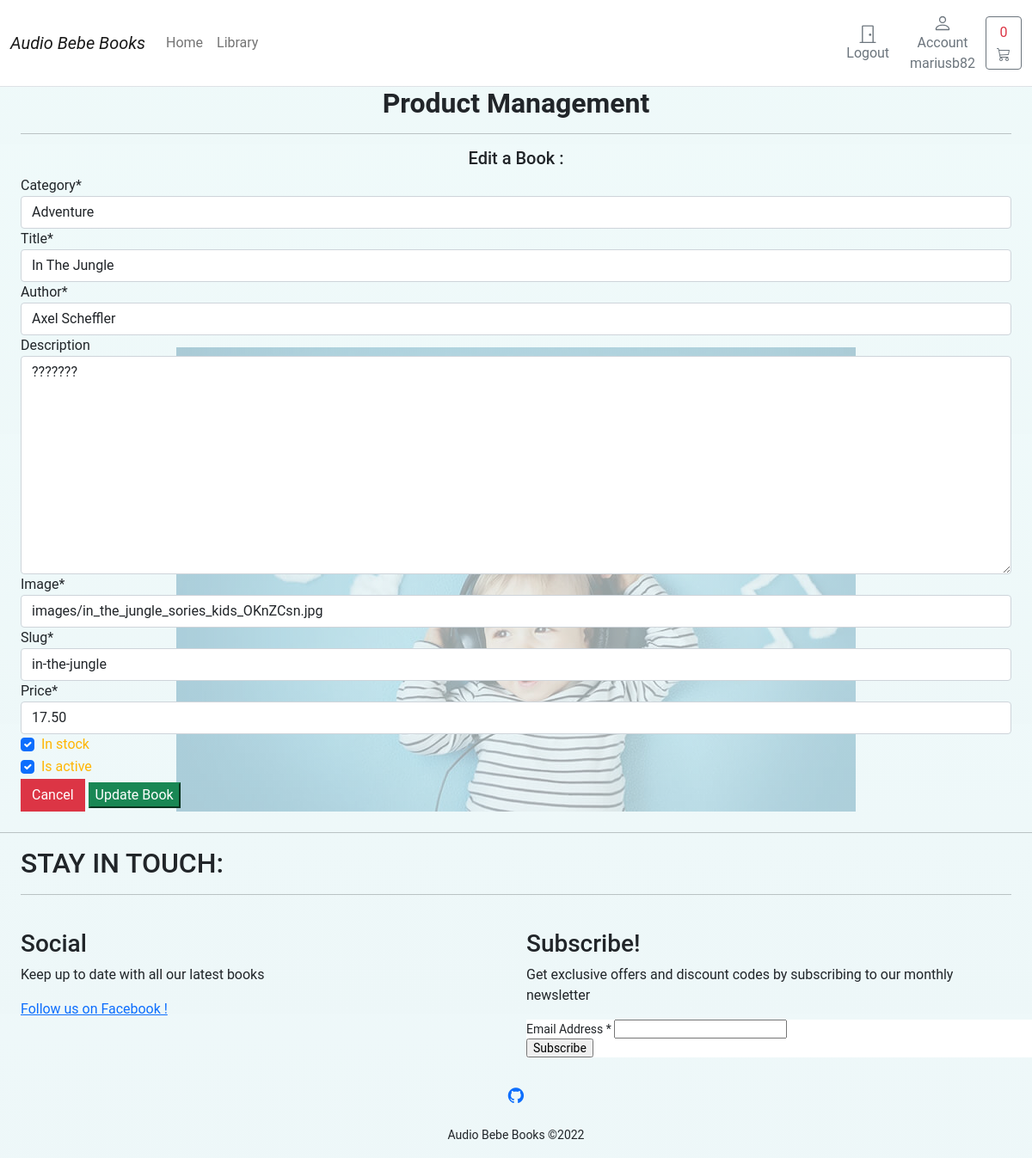
/edit/8/ (signed in), run on an earlier commit of the app's database.
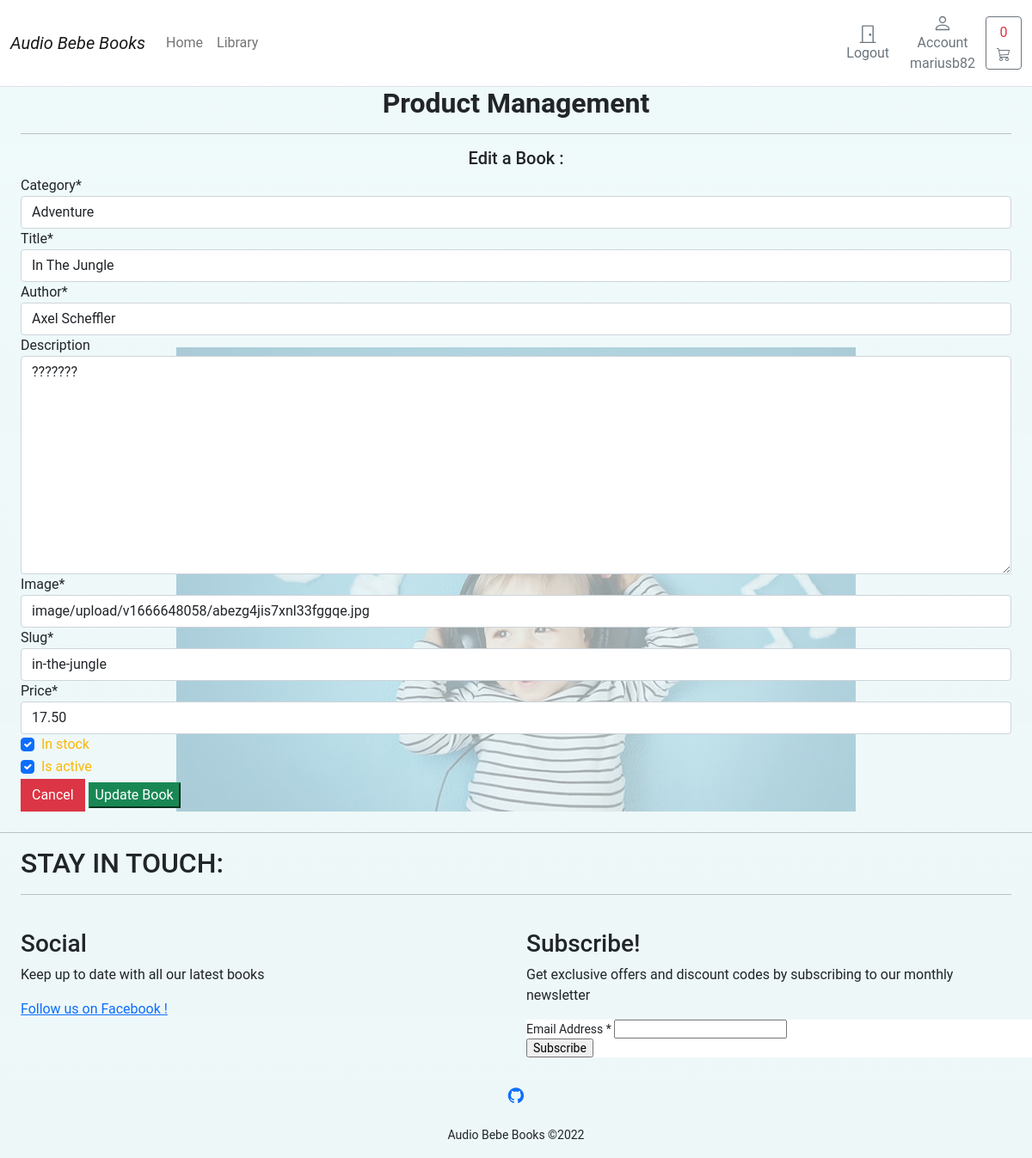
And on a later commit of the database.
### account/models.py (models this page shows, shortened)
class UserBase(AbstractBaseUser, PermissionsMixin):
    email = models.EmailField(_('email address'), unique=True)
    user_name = models.CharField(max_length=150, unique=True)
    first_name = models.CharField(max_length=150, blank=True)
    about = models.TextField(_(
        'about'), max_length=500, blank=True)
    country = CountryField(blank_label='Country *', null=False, blank=False)
    phone_number = models.CharField(max_length=15, blank=True)
    postcode = models.CharField(max_length=12, blank=True)
    address_line_1 = models.CharField(max_length=150, blank=True)
    address_line_2 = models.CharField(max_length=150, blank=True)
    town_city = models.CharField(max_length=150, blank=True)
    is_active = models.BooleanField(default=False)
    is_staff = models.BooleanField(default=False)
    created = models.DateTimeField(auto_now_add=True)
    updated = models.DateTimeField(auto_now=True)
    objects = CustomAccountManager()
    USERNAME_FIELD = 'email'
    REQUIRED_FIELDS = ['user_name']
    class Meta:
        verbose_name = "Accounts"
        verbose_name_plural = "Accounts"
    def __str__(self):
        return self.user_name

### store/models.py (models this page shows, shortened)
class Product(models.Model):
    category = models.ForeignKey(
        Category, related_name='product', on_delete=models.CASCADE)
    created_by = models.ForeignKey(
        settings.AUTH_USER_MODEL, on_delete=models.CASCADE, related_name='product_creator')
    title = models.CharField(max_length=255)
    author = models.CharField(max_length=255, default='admin')
    description = models.TextField(blank=True)
    image = CloudinaryField('image')
    slug = models.SlugField(max_length=255, unique=True)
    price = models.DecimalField(max_digits=4, decimal_places=2)
    in_stock = models.BooleanField(default=True)
    is_active = models.BooleanField(default=True)
    created = models.DateTimeField(auto_now_add=True)
    updated = models.DateTimeField(auto_now=True)
    objects = models.Manager()
    products = ProductManager()
    class Meta:
        verbose_name_plural = 'Products'
        ordering = ('-created',)

### store/views.py (the view)
# urls.py: path('edit/<int:product_id>/', views.edit_product, name='edit_product'),
@login_required
def edit_product(request, product_id):
    if not request.user.is_superuser:
        messages.error(request, 'Sorry, only store owners can do that!')
        return redirect(reverse('store:product_all'))
    product = get_object_or_404(Product, pk=product_id)
    if request.method == 'POST':
        form = AddProduct(request.POST, request.FILES, instance=product)
        if form.is_valid():
            form.save()
            messages.success(
                request, f'{product.title}"Successfully edited product')
            return redirect(reverse('store:product_detail', args=[product.slug]))
        else:
            messages.error(request, 'Failed to edit product. Please ensure \
                the form is valid.')
    else:
        form = AddProduct(instance=product)
    template = 'store/products/edit_product.html'
    context = {'form': form, 'product': product}
    return render(request, template, context)

### store/forms.py
class AddProduct(forms.ModelForm):
    class Meta:
        model = Product
        exclude = ('created_by',)
    def __init__(self, *args, **kwargs):
        super().__init__(*args, **kwargs)

### cart/cart.py (called while the page is built)
    def __len__(self):
        return sum(item['qty'] for item in self.cart.values())
        return len(self.cart)

### cart/context_processors.py (called while the page is built)
def cart(request):
    return {'cart': Cart(request)}

### store/models.py (called while the page is built)
    def get_absolute_url(self):
        return reverse('store:category_list', args=[self.slug])

    def __str__(self):
        return self.name

### store/views.py (called while the page is built)
def categories(request):
    return {
        'categories': Category.objects.all()
    }

### templates/store/products/edit_product.html (shortened to what this page needs)
{% extends "store/base.html" %}
{% load static %}
{% block content %}
    <div class="container">
        <div class="row">
            <div class="col-12">
                <h2 class="page-title text-center">
                    <strong>Product Management</strong>
                </h2>
                <hr>
                <h5 class="page-title text-center">Edit a Book : <strong>{{ product.name }}</strong></h5>
            </div>
        </div>
        <div class="row">
            <div class="col-12">
                <form method="POST" action="{% url 'store:edit_product' product.id %}" class="form mb-2 edit-product-form" enctype="multipart/form-data">
                    {{ form | crispy }}
                    <div class="text-right">
                        <a class="btn btn-danger rounded-0 cancel" href="{% url 'store:product_all' %}">
                            Cancel</a>
                        <button class="btn-success rounded-0 add-product" type="submit">Update Book</button>
                    </div>
                </form>
            </div>
        </div>
    </div>
{% endblock %}

### templates/store/base.html (shortened to what this page needs)
{% load static%}
<!DOCTYPE html>
<html>
<head>
    <link href="https://cdn.jsdelivr.net/npm/bootstrap@5.0.0-beta1/dist/css/bootstrap.min.css" rel="stylesheet"
>
    <link rel="stylesheet" href="{% static 'core/css/base.css' %}">
    <link rel="stylesheet" href="{% static 'cart/css/cart.css' %}">
    <link rel="stylesheet" href="{% static 'review/css/review.css' %}">
    <link rel="stylesheet" href="https://cdnjs.cloudflare.com/ajax/libs/font-awesome/4.7.0/css/font-awesome.min.css">
</head>
<body>
    <header>
        <nav class="navbar navbar-expand-md navbar-light bg-white border-bottom ">
            <div class="container-fluid">
                <a class="navbar-brand font-weight-bold" href="/">
                    <i>Audio Bebe Books</i>
                </a>
                <div class="collapse navbar-collapse" id="navbarCollapse">
                    <ul class="navbar-nav me-auto mb-2 mb-md-0">
                        <li class="nav-item active">
                            <a class="nav-link" aria-current="page" href="/">Home</a>
                        </li>
                        <li class="nav-item dropdown">
                            <a class="nav-link dropdown-toggle" href="#" id="navbarDropdown" role="button"
                                data-bs-toggle="dropdown" aria-expanded="false">
                                Library
                            </a>
                        </li>
                    </ul>
                    {% if user.is_authenticated %}
                    <a type="button" role="button" href="{% url "account:logout" %}"
                        class="btn btn-outline-secondary border-0 basket-btn">
                        <div>
                            <svg xmlns="http://www.w3.org/2000/svg" width="22" height="22" fill="currentColor"
                                class="bi bi-door-closed" viewBox="0 0 16 16">
                                <path
                                    d="M3 2a1 1 0 0 1 1-1h8a1 1 0 0 1 1 1v13h1.5a.5.5 0 0 1 0 1h-13a.5.5 0 0 1 0-1H3V2zm1 13h8V2H4v13z" />
                                <path d="M9 9a1 1 0 1 0 2 0 1 1 0 0 0-2 0z" />
                            </svg>
                        </div>
                        <span class="fs15 fw500">Logout</span>
                    </a>
                    {% endif %}
                    <a type="button" role="button" href="{% url "account:dashboard" %}"
                    class="btn btn-outline-secondary border-0 basket-btn"><div>
                        </div>
                        <span class="fs15 fw500">Account</span>
                        <br>
                        {% if user.is_authenticated %}
                        {{user}}
                        {% endif%}
                    </a>
                    <a type="button" role="button" href="{% url "cart:cart_summary" %}"
                    class="btn btn-outline-secondary">
                        {% with total_qty=cart|length %}
                        <div id="cart-qty" class="cart-qty font-weight-bold text-danger">
                            {% if total_qty > 0 %}
                            {{ total_qty }}
                            {% else %}
                            0
                            {% endif %}
                        </div>
                        {% endwith %}
                    </a>
                </div>
            </div>
        </nav>
    </header>
    <div id="content">
        {% block content %} {% endblock %}</div>
    <hr>
    <footer class="container-wrapper">
        <div class="container quotes-container content-container">
            <section class="footer">
                <div class="row">
                    <div class="col-12 page-header mb-4">
                        <h2 class="text-uppercase">Stay in touch:</h2>
                        <hr class="block-divider block-divider--short">
                    </div>
                </div>
                <div class="row">
                    <div class="col-12 col-md-6">
                        <h3>Social</h3>
                        <p>Keep up to date with all our latest books</p>
                        <a href="https://www.facebook.com/Audio-Bebe-Book-105510655623112" target="_blank">Follow us on Facebook !</a>
                    </div>
                    <div class="col-12 col-md-6">
                        <h3>Subscribe!</h3>
                        <p>Get exclusive offers and discount codes by subscribing to our monthly newsletter</p>
                        <link href="//cdn-images.mailchimp.com/embedcode/classic-071822.css" rel="stylesheet"
                            type="text/css">
                        <div id="mc_embed_signup">
                            <form
                                action="https://herokuapp.us13.list-manage.com/subscribe/post?u=92535ef53f1dccbc5bf58cca9&amp;id=bc40a4540f&amp;f_id=00ecc6e2f0"
                                method="post" id="mc-embedded-subscribe-form" name="mc-embedded-subscribe-form"
                                class="validate" target="_blank" novalidate>
                                <div id="mc_embed_signup_scroll">
                                    <div class="mc-field-group">
                                        <label for="mce-EMAIL">Email Address <span class="asterisk">*</span>
                                        </label>
                                        <input type="email" value="" name="EMAIL" class="required email" id="mce-EMAIL"
                                            required>
                                    </div>
                                    <div class="optionalParent">
                                        <div class="clear foot">
                                            <input type="submit" value="Subscribe" name="subscribe"
                                                id="mc-embedded-subscribe" class="button">
                                        </div>
                                    </div>
                                </div>
                            </form>
                        </div>
                    </div>
                </div>
            </section>
        </div>
        <br>
        <div class="nav-item"><a target="_blank" href="https://github.com/https://github.com/MariusBujor"
                class=" nav-link d-block mb-3 text-center" rel="noopener"><i class="fa fa-github fa-lg"></i></a></div>
        <small class="d-block mb-3 text-center"> Audio Bebe Books &copy;2022</small>
    </footer>
</body>
</html>

### static/core/css/base.css (style rules this page uses)
body { height: 100%; background-position: center; background-repeat: no-repeat; background-size: cover; }
@media (min-width: 1000px) { .container { max-width: 1000px; } }
@media (max-width: 1200px) { .container { max-width: 100%; padding:0 24px; } }
.dropdown-toggle::after { display: none; }
html, body, p, div { letter-spacing: -0.02px; font-family: 'Roboto', sans-serif ; }
.fs15 { font-size: 1rem; }
.fw500 { font-size: 500; }
.container-fluid { color:black; }

### static/cart/css/cart.css (style rules this page uses)
.basket-btn { position: relative; }

### static/review/css/review.css (style rules this page uses)
input:checked ~ label, label:hover ~ label { color:#ffb503; }

### templates/store/base.html (style rules this page uses)
#mc_embed_signup { background: #fff; clear: left; font: 14px Helvetica, Arial, sans-serif; width: 600px; }

What changed in the data, as far as the page shows it:
changed Product "Adventure": image "images/in_the_jungle_sories_kids_OKnZCsn.jpg" → "image/upload/v1666648058/abezg4jis7xnl33fggqe.jpg"
